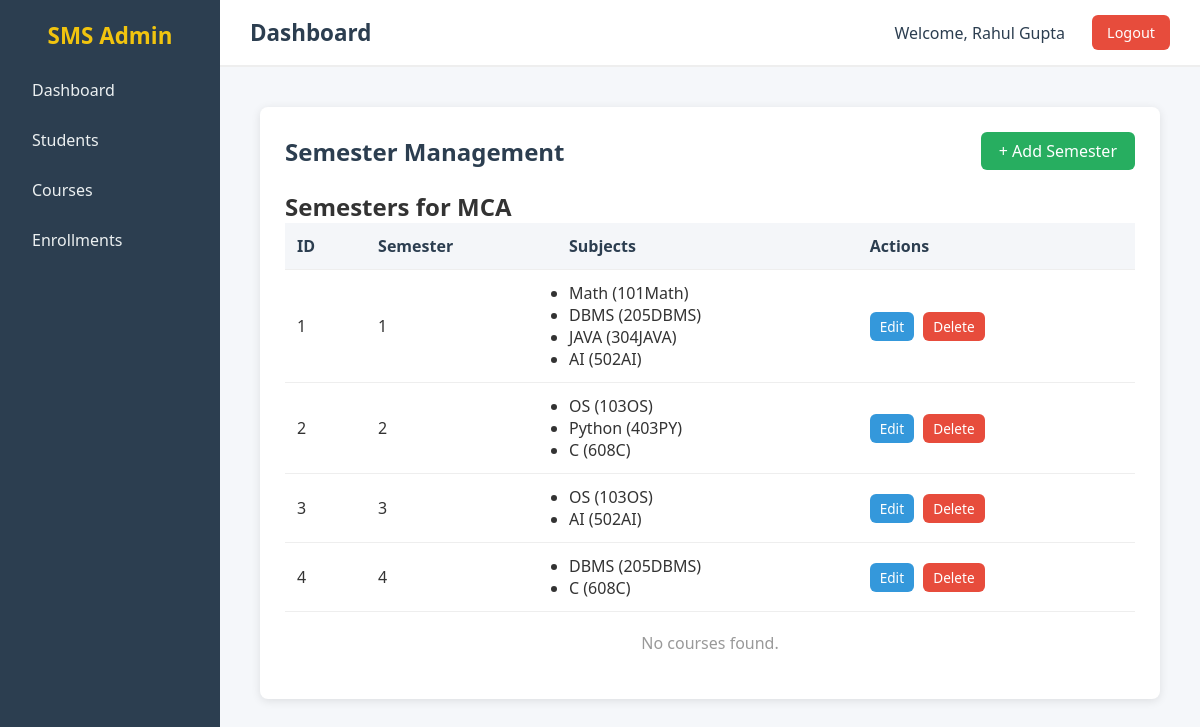
The app's page /courses/2/semesters (signed in) with its own data.
### SMS/app/models/sms_models.py (models this page shows)
class User(db.Model):
    __tablename__ = "users"
    id = db.Column(db.Integer,primary_key= True)
    name = db.Column(db.String(100),nullable =False)
    email = db.Column(db.String(80),nullable = False)
    username = db.Column(db.String(80),unique = True,nullable = False)
    password = db.Column(db.String(80),nullable = False)

class Course(db.Model):
    __tablename__ = "courses"
    id = db.Column(db.Integer, primary_key=True)
    name = db.Column(db.String(100), nullable=False, unique=True)
    duration = db.Column(db.String(20), nullable=False)
    semesters = db.relationship("Semester", backref="course", lazy=True)

class Semester(db.Model):
    __tablename__ = "semesters"
    id = db.Column(db.Integer, primary_key=True)
    number = db.Column(db.Integer, nullable=False)  # e.g., 1, 2, 3...
    course_id = db.Column(db.Integer, db.ForeignKey("courses.id"), nullable=False)
    subjects = db.relationship("Subject", secondary="semester_subjects", backref="semesters")

class Subject(db.Model):
    __tablename__ = "subjects"
    code = db.Column(db.String(50), primary_key=True)
    name = db.Column(db.String(100), nullable=False)

### SMS/app/routes/courses.py (the view)
@course_bp.route("/courses/<int:course_id>/semesters")
@login_required
def semester_manage(course_id):
    got_course = Course.query.get_or_404(course_id)
    return render_template("courses/semester_manage.html",course = got_course)

### SMS/app/decorator/login_auth.py (called while the page is built)
def login_required(f):
    @wraps(f)
    def decorated_function(*args, **kwargs):
        if "user_id" not in session:
            return redirect(url_for("auth.login"))  # redirect to login page
        return f(*args, **kwargs)
    return decorated_function

### SMS/app/routes/base.py (called while the page is built)
@base_bp.app_context_processor
def inject_user():
    user_id = session.get('user_id')
    if user_id:
        return {"login_user": User.query.get(user_id)}
    return {"login_user": None}

### SMS/app/templates/courses/semester_manage.html (shortened to what this page needs)
{% extends "base.html" %}
{% block css %}
<link rel="stylesheet" href="{{ url_for('static', filename='css/courses.css') }}">
{% endblock %}
{% block content %}
<div class="courses-container">
    <div class="top-bar">
        <h2>Semester Management</h2>
        <a href="/courses/{{ course.id }}/semesters/add/form" class="btn-add">+ Add Semester</a>
    </div>
    <h2>Semesters for {{ course.name }}</h2>
    <table class="courses-table">
        <thead>
            <tr>
                <th>ID</th>
                <th>Semester</th>
                <th>Subjects</th>
                <th>Actions</th>
            </tr>
        </thead>
        <tbody>
            {% for semester in course.semesters | sort(attribute="number")%}
            <tr>
                <td>{{ semester.id }}</td>
                <td>{{ semester.number }}</td>
                <td>
                    <ul>
                        {% for ss in semester.subjects %}
                        <li>{{ ss.name }} ({{ ss.code }})</li>
                        {% endfor %}
                    </ul>
                </td>
                <td>
                    <a href="/courses/edit/semester/{{ semester.id }}" class="btn-edit">Edit</a>
                    <a href="/courses/delete/semester/{{ semester.id }}" class="btn-delete">Delete</a>
                </td>
            </tr>
            {% endfor %}
        </tbody>
    </table>
    {% if not courses %}
    <p class="no-data">No courses found.</p>
    {% endif %}
</div>
{% endblock %}

### SMS/app/templates/base.html (shortened to what this page needs)
<!DOCTYPE html>
<html lang="en">
<head>
    <link rel="stylesheet" href="{{ url_for('static', filename='css/base.css') }}">
    {% block css %}{% endblock %}
</head>
<body>
    <div class="main-content">
        <div class="sidebar">
            <h2>SMS Admin</h2>
            <ul>
                <li><a href="/">Dashboard</a></li>
                <li><a href="/students">Students</a></li>
                <li><a href="/courses">Courses</a></li>
                <li><a href="/enrollments">Enrollments</a></li>
            </ul>
        </div>
        <div class="content">
            <header>
                <h1>{% block header_title %}Dashboard{% endblock %}</h1>
                <div class="user-info">
                    <span class="username">Welcome, {{ login_user.name }}</span>
                    <a href="/logout" class="logout-btn" onclick="clearAppCache()">Logout</a>
                </div>
            </header>
            <main>
            {% block content %}
            {% endblock %}
        </main>
        </div>
    </div>
</body>
</html>

### SMS/app/static/css/base.css (style rules this page uses)
* { margin: 0; padding: 0; box-sizing: border-box; font-family: "Segoe UI", Tahoma, Geneva, Verdana, sans-serif; }
body { background: #f5f7fa; color: #333; min-height: 100vh; }
.main-content { display: flex; min-height: 100vh; }
.sidebar { width: 220px; background: #2c3e50; color: #fff; padding: 20px; flex-shrink: 0; }
.sidebar h2 { text-align: center; margin-bottom: 20px; font-size: 1.4rem; color: #f1c40f; }
.sidebar ul { list-style: none; }
.sidebar ul li { margin: 12px 0; }
.sidebar ul li a { text-decoration: none; color: #ecf0f1; padding: 8px 12px; display: block; border-radius: 6px; transition: background 0.3s; }
.content { flex-grow: 1; display: flex; flex-direction: column; }
header { background: #fff; padding: 15px 30px; display: flex; justify-content: space-between; align-items: center; border-bottom: 2px solid #eee; }
.user-info { display: flex; align-items: center; gap: 15px; }
.username { font-size: 1rem; font-weight: 500; color: #2c3e50; padding: 6px 12px; border-radius: 6px; }
header h1 { font-size: 1.4rem; color: #2c3e50; }
.logout-btn { text-decoration: none; background: #e74c3c; color: #fff; padding: 8px 15px; border-radius: 6px; font-size: 0.9rem; transition: background 0.3s; }
main { flex-grow: 1; padding: 20px; }

### SMS/app/static/css/courses.css (style rules this page uses)
.courses-container { background: #fff; padding: 25px; border-radius: 8px; box-shadow: 0 2px 10px rgba(0,0,0,0.1); margin: 20px; }
.top-bar { display: flex; justify-content: space-between; align-items: center; margin-bottom: 20px; }
.top-bar h2 { color: #2c3e50; }
.btn-add { background: #27ae60; color: #fff; padding: 8px 18px; border-radius: 6px; text-decoration: none; transition: background 0.3s; }
.courses-table { width: 100%; border-collapse: collapse; }
.courses-table th, .courses-table td { padding: 12px; border-bottom: 1px solid #eee; text-align: left; }
.courses-table th { background: #f4f6f9; color: #2c3e50; }
.courses-table td .btn-edit, .courses-table td .btn-delete, .courses-table td .btn-semesters, .courses-table td .btn-students, .courses-table td .btn-subjects { padding: 5px 10px; border-radius: 6px; text-decoration: none; color: #fff; font-size: 0.85rem; margin-right: 5px; transition: background 0.3s; }
.btn-edit { background: #3498db; }
.btn-delete { background: #e74c3c; }
.no-data { text-align: center; padding: 20px; color: #999; }

### records on screen
User: name "Rahul Gupta"
Course: name "MCA"
Semester: id "1", number "1"
Subject: name "Math", code "101Math"
Subject: name "DBMS", code "205DBMS"
Subject: name "JAVA", code "304JAVA"
Subject: name "AI", code "502AI"
Semester: id "2", number "2"
Subject: name "OS", code "103OS"
Subject: name "Python", code "403PY"
Subject: name "C", code "608C"
Semester: id "3", number "3"
Semester: id "4", number "4"
